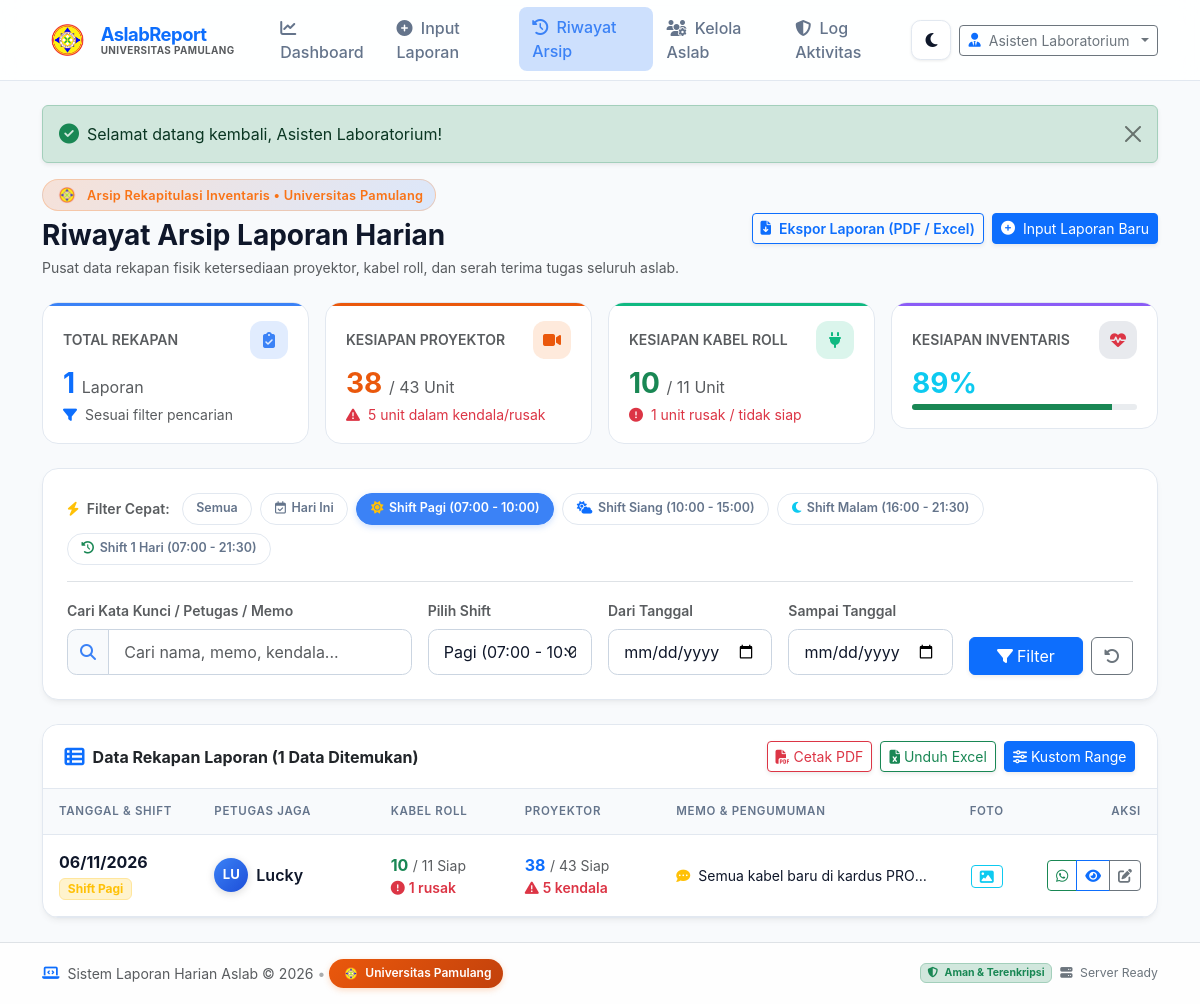
Page /riwayat.php?shift=Pagi (signed in) on the earlier database version.
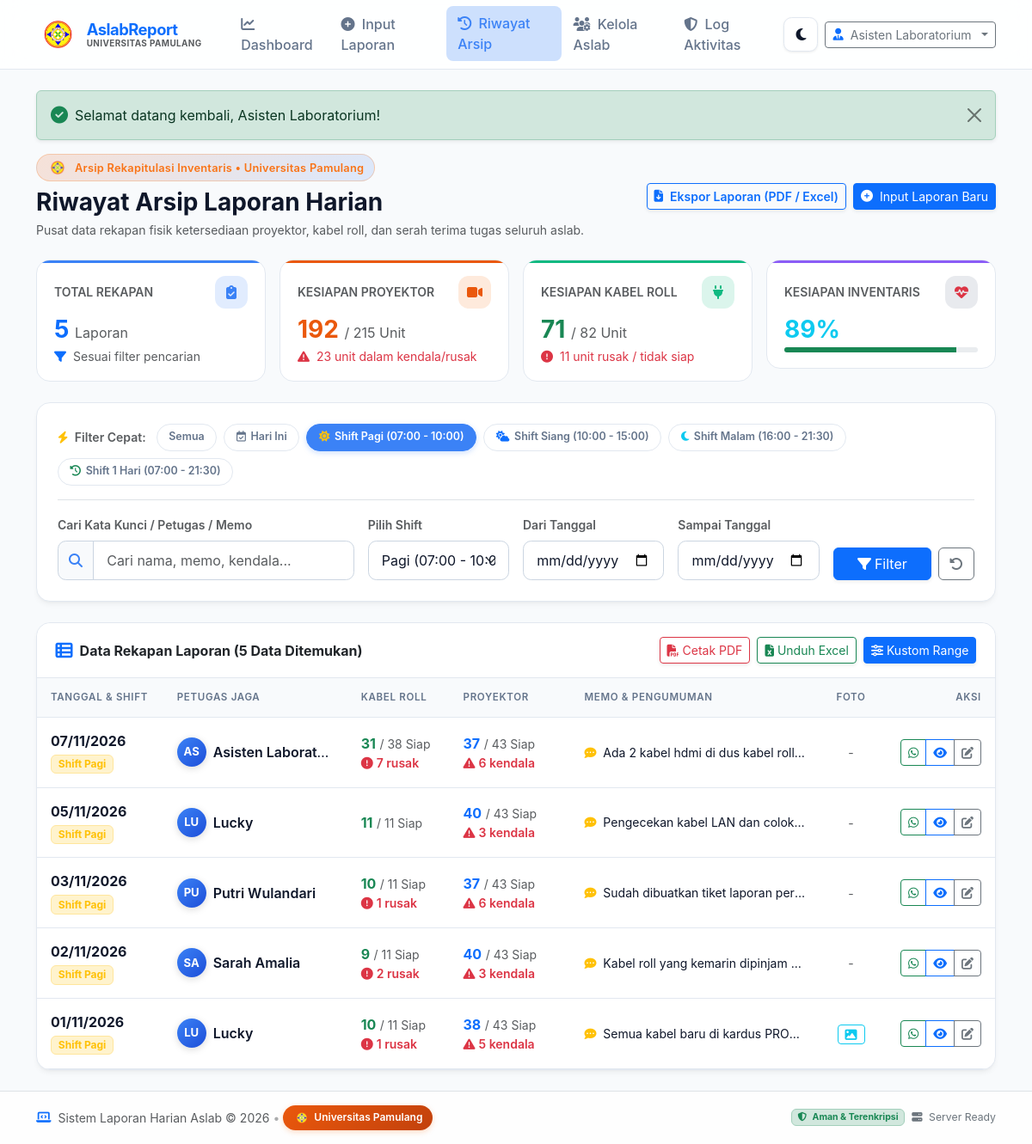
Same page on the later database version.
### tables this page shows
CREATE TABLE IF NOT EXISTS `laporan` (
  `id` INT AUTO_INCREMENT PRIMARY KEY,
  `user_id` INT NULL,
  `tanggal` DATE NOT NULL,
  `shift` VARCHAR(50) NOT NULL DEFAULT 'Pagi',
  `petugas_nama` VARCHAR(100) NOT NULL,

 
`kabel_roll_tersedia` INT NOT NULL DEFAULT 0,
`kabel_roll_rusak` INT NOT NULL DEFAULT 0,
`kabel_roll_catatan` VARCHAR(255) NULL,

 
`proyektor_tersedia` INT NOT NULL DEFAULT 0,
`proyektor_rusak` INT NOT NULL DEFAULT 0,
`proyektor_catatan` VARCHAR(255) NULL,

 
`catatan_umum` TEXT NULL,
  `foto_dokumentasi` VARCHAR(255) NULL,
  
  `created_at` DATETIME NOT NULL DEFAULT CURRENT_TIMESTAMP,
  `updated_at` DATETIME NOT NULL DEFAULT CURRENT_TIMESTAMP ON UPDATE CURRENT_TIMESTAMP,
  
  INDEX `idx_tanggal` (`tanggal`),
  INDEX `idx_shift` (`shift`),
  CONSTRAINT `fk_laporan_user` FOREIGN KEY (`user_id`) REFERENCES `users` (`id`) ON DELETE SET NULL ON UPDATE CASCADE
);

### config/security.php (called while the page is built, shortened)
<?php
function e($string) {
    return htmlspecialchars((string)$string, ENT_QUOTES | ENT_SUBSTITUTE, 'UTF-8');
}
function get_uploads_directory() {
    $outside_storage = __DIR__ . '/../../storage/uploads';
    $internal_storage = __DIR__ . '/../storage/uploads';
    if (is_dir($internal_storage)) {
        return realpath($internal_storage) ?: $internal_storage;
    }
    return realpath(__DIR__ . '/../uploads') ?: (__DIR__ . '/../uploads');
}
function photo_file_exists($filename) {
    $safe_name = basename($filename);
    $storage_dir = get_uploads_directory();
    if (is_file($storage_dir . DIRECTORY_SEPARATOR . $safe_name)) {
        return true;
    }
    return false;
}

### config/auth.php (called while the page is built, shortened)
<?php
require_once __DIR__ . '/security.php';
function is_logged_in() {
    return isset($_SESSION['user_id']) && !empty($_SESSION['user_id']);
}
function is_admin() {
    return is_logged_in() && (($_SESSION['role'] ?? '') === 'admin');
}
function current_user() {
    return [
        'id'           => $_SESSION['user_id'],
        'username'     => $_SESSION['username'] ?? '',
        'nama_lengkap' => $_SESSION['nama_lengkap'] ?? '',
        'role'         => $_SESSION['role'] ?? 'aslab'
    ];
}

### config/logger.php (called while the page is built, shortened)
<?php
require_once __DIR__ . '/auth.php';
function record_log($action, $description, $status = 'INFO', $override_user = null) {
    try {
        $user = current_user();
        return true;
    } catch (Exception $e) {
        error_log("Logging Error: " . $e->getMessage());
        return false;
    }
}

### riwayat.php (the view, shortened to what the rows shown need)
<?php
require_once __DIR__ . '/config/database.php';
require_once __DIR__ . '/config/security.php';
require_once __DIR__ . '/config/auth.php';
$shift          = trim($_GET['shift'] ?? '');
$sql = "SELECT * FROM `laporan` WHERE 1=1";
$params = [];
if (!empty($shift) && in_array($shift, ['Pagi', 'Siang', 'Sore', 'Malam', '1 Hari', 'Full Day'])) {
    $sql .= " AND `shift` = :shift";
    $params[':shift'] = $shift;
}
$sql .= " ORDER BY `tanggal` DESC, `id` DESC";
$stmt = $pdo->prepare($sql);
$stmt->execute($params);
$reports = $stmt->fetchAll();
require_once __DIR__ . '/includes/header.php';
?>
<div class="animate-fade-up">
    <div class="d-flex flex-column flex-lg-row align-items-lg-center justify-content-between gap-3 mb-4">
        <div>
            <h2 class="h3 fw-bold mb-1">
                Riwayat Arsip Laporan Harian
            </h2>
        </div>
    </div>
    <div class="card card-hover-lift">
        <div class="table-responsive">
            <table class="table table-hover align-middle mb-0">
                <thead>
                    <tr>
                        <th class="ps-3" style="width: 170px;">Tanggal & Shift</th>
                        <th style="width: 200px;">Petugas Jaga</th>
                        <th style="width: 160px;">Kabel Roll</th>
                        <th style="width: 170px;">Proyektor</th>
                        <th>Memo & Pengumuman</th>
                        <th class="text-center" style="width: 70px;">Foto</th>
                        <th class="text-end pe-3" style="width: 140px;">Aksi</th>
                    </tr>
                </thead>
                <tbody>
                    <?php if (count($reports) > 0): ?>
                        <?php foreach ($reports as $row): ?>
                            <?php
                                $tot_kabel = (int)$row['kabel_roll_tersedia'] + (int)$row['kabel_roll_rusak'];
                                $tot_proyektor = (int)$row['proyektor_tersedia'] + (int)$row['proyektor_rusak'];
                                $tgl_indo = date('d/m/Y', strtotime($row['tanggal']));
                                $wa_row = "*LAPORAN HARIAN ASISTEN LAB*\n";
                                $wa_row .= "Tanggal : " . $tgl_indo . " (" . $row['shift'] . ")\n";
                                $wa_row .= "Petugas : " . $row['petugas_nama'] . "\n\n";
                                $wa_row .= "*KABEL ROLL*\n• Tersedia : " . (int)$row['kabel_roll_tersedia'] . " unit\n• Rusak : " . (int)$row['kabel_roll_rusak'] . " unit\n• Total : " . $tot_kabel . " unit\n\n";
                                $wa_row .= "*PROYEKTOR*\n• Tersedia : " . (int)$row['proyektor_tersedia'] . " unit\n• Rusak : " . (int)$row['proyektor_rusak'] . " unit\n• Total : " . $tot_proyektor . " unit\n\n";
                                if (!empty($row['catatan_umum'])) {
                                    $wa_row .= "*MEMO:*\n• " . $row['catatan_umum'] . "\n\n";
                                }
                                $wa_row .= "_Sistem Informasi Inventaris & Laporan Harian Aslab_";
                                $shift_class = match($row['shift']) {
                                    'Pagi'  => 'bg-warning-subtle text-warning border-warning-subtle',
                                    'Siang' => 'bg-primary-subtle text-primary border-primary-subtle',
                                    'Sore'  => 'bg-info-subtle text-info border-info-subtle',
                                    'Malam' => 'bg-secondary-subtle text-secondary border-secondary-subtle',
                                    default => 'bg-body-tertiary text-body'
                                };
                            ?>
                            <tr>
                                <td class="ps-3">
                                    <div class="fw-bold text-main"><?= date('d/m/Y', strtotime($row['tanggal'])) ?></div>
                                    <span class="badge <?= $shift_class ?> border small mt-1">
                                        Shift <?= e($row['shift']) ?>
                                    </span>
                                </td>
                                <td>
                                    <div class="d-flex align-items-center gap-2">
                                        <div class="user-avatar-circle avatar-aslab" style="width: 34px; height: 34px; font-size: 0.82rem;">
                                            <?= strtoupper(substr($row['petugas_nama'], 0, 2)) ?>
                                        </div>
                                        <div class="text-truncate" style="max-width: 140px;">
                                            <span class="fw-semibold text-main"><?= e($row['petugas_nama']) ?></span>
                                        </div>
                                    </div>
                                </td>
                                <td>
                                    <div>
                                        <span class="text-success fw-bold"><?= (int)$row['kabel_roll_tersedia'] ?></span>
                                        <span class="text-muted small">/ <?= $tot_kabel ?> Siap</span>
                                    </div>
                                    <?php if ((int)$row['kabel_roll_rusak'] > 0): ?>
                                        <div class="text-danger small fw-semibold">
                                            <i class="fa-solid fa-circle-exclamation me-1"></i><?= (int)$row['kabel_roll_rusak'] ?> rusak
                                        </div>
                                    <?php endif; ?>
                                </td>
                                <td>
                                    <div>
                                        <span class="text-primary fw-bold"><?= (int)$row['proyektor_tersedia'] ?></span>
                                        <span class="text-muted small">/ <?= $tot_proyektor ?> Siap</span>
                                    </div>
                                    <?php if ((int)$row['proyektor_rusak'] > 0): ?>
                                        <div class="text-danger small fw-semibold">
                                            <i class="fa-solid fa-triangle-exclamation me-1"></i><?= (int)$row['proyektor_rusak'] ?> kendala
                                        </div>
                                    <?php endif; ?>
                                </td>
                                <td>
                                    <?php if (!empty($row['catatan_umum'])): ?>
                                        <div class="small text-truncate" style="max-width: 260px;" title="<?= e($row['catatan_umum']) ?>">
                                            <i class="fa-solid fa-comment-dots text-warning me-1"></i>
                                            <?= e($row['catatan_umum']) ?>
                                        </div>
                                    <?php else: ?>
                                        <span class="text-muted small fst-italic">-</span>
                                    <?php endif; ?>
                                </td>
                                <td class="text-center">
                                    <?php if (!empty($row['foto_dokumentasi']) && photo_file_exists($row['foto_dokumentasi'])): ?>
                                        <a href="lihat-foto.php?file=<?= urlencode($row['foto_dokumentasi']) ?>" target="_blank" class="btn btn-sm btn-outline-info py-0 px-2" title="Lihat Foto Dokumentasi">
                                            <i class="fa-solid fa-image"></i>
                                        </a>
                                    <?php else: ?>
                                        <span class="text-muted small">-</span>
                                    <?php endif; ?>
                                </td>
                                <td class="text-end pe-3">
                                    <div class="btn-group btn-group-sm">
                                        <button type="button" class="btn btn-outline-success" title="Salin Pesan WhatsApp" onclick="copyToWhatsApp(<?= htmlspecialchars(json_encode($wa_row), ENT_QUOTES, 'UTF-8') ?>, this)">
                                            <i class="fa-brands fa-whatsapp"></i>
                                        </button>
                                        <a href="detail.php?id=<?= (int)$row['id'] ?>" class="btn btn-outline-primary" title="Lihat Detail">
                                            <i class="fa-solid fa-eye"></i>
                                        </a>
                                        <?php if (is_admin() || empty($row['user_id']) || ((int)$row['user_id'] === (int)$user['id'])): ?>
                                            <a href="edit-laporan.php?id=<?= (int)$row['id'] ?>" class="btn btn-outline-secondary" title="Edit">
                                                <i class="fa-solid fa-pen-to-square"></i>
                                            </a>
                                        <?php endif; ?>
                                    </div>
                                </td>
                            </tr>
                        <?php endforeach; ?>
                    <?php endif; ?>
                </tbody>
            </table>
        </div>
    </div>
</div>
<?php require_once __DIR__ . '/includes/footer.php'; ?>

### includes/header.php (shortened to what the rows shown need)
<?php
require_once __DIR__ . '/../config/security.php';
require_once __DIR__ . '/../config/auth.php';
require_once __DIR__ . '/../config/logger.php';
$user = current_user();
?>
<!DOCTYPE html>
<html lang="id">
<head>
    <link rel="stylesheet" href="assets/vendor/bootstrap/css/bootstrap.min.css">
    <link rel="stylesheet" href="assets/vendor/fontawesome/css/all.min.css">
    <link rel="stylesheet" href="assets/css/theme.css">
    <link rel="stylesheet" href="assets/css/animations.css">
    <link rel="stylesheet" href="assets/css/components.css">
    <link rel="stylesheet" href="assets/css/forms.css">
    <link rel="stylesheet" href="assets/css/style.css">
</head>
<body>
    <nav class="navbar navbar-expand-lg sticky-top">
        <div class="container">
            <div class="collapse navbar-collapse" id="navbarContent">
                <div class="d-flex align-items-center gap-2">
                    <?php if ($user): ?>
                        <div class="dropdown">
                            <button class="btn btn-outline-secondary dropdown-toggle btn-sm d-flex align-items-center gap-2" type="button" data-bs-toggle="dropdown" aria-expanded="false">
                                <i class="fa-solid fa-user-tie text-primary"></i>
                                <span><?= e($user['nama_lengkap']) ?></span>
                            </button>
                        </div>
                    <?php else: ?>
                        <a href="login.php" class="btn btn-primary btn-sm">
                            <i class="fa-solid fa-right-to-bracket me-1"></i> Login Aslab
                        </a>
                    <?php endif; ?>
                </div>
            </div>
        </div>
    </nav>
    <main class="container py-4 flex-grow-1 animate-fade-in">

Differences in the rows shown:
added laporan: petugas_nama "Asisten Laboratorium", tanggal "07/11/2026", shift "Pagi", petugas_nama "AS", petugas_nama "Asisten Laborat…", kabel_roll_tersedia "31", tot_kabel "38", kabel_roll_rusak "7", proyektor_tersedia "37", tot_proyektor "43", proyektor_rusak "6", catatan_umum "Ada 2 kabel hdmi di dus kabel roll…"
added laporan: tanggal "05/11/2026", shift "Pagi", petugas_nama "LU", petugas_nama "Lucky", kabel_roll_tersedia "11", proyektor_tersedia "40", tot_proyektor "43", proyektor_rusak "3", catatan_umum "Pengecekan kabel LAN dan colok…"
added laporan: tanggal "03/11/2026", shift "Pagi", petugas_nama "PU", petugas_nama "Putri Wulandari", kabel_roll_tersedia "10", tot_kabel "11", kabel_roll_rusak "1", proyektor_tersedia "37", tot_proyektor "43", proyektor_rusak "6", catatan_umum "Sudah dibuatkan tiket laporan per…"
added laporan: tanggal "02/11/2026", shift "Pagi", petugas_nama "SA", petugas_nama "Sarah Amalia", kabel_roll_tersedia "9", tot_kabel "11", kabel_roll_rusak "2", proyektor_tersedia "40", tot_proyektor "43", proyektor_rusak "3", catatan_umum "Kabel roll yang kemarin dipinjam…"
changed laporan "Semua kabel baru di kardus PRO…": tanggal "06/11/2026" → "01/11/2026"
Other differences:
$total_arsip: "1" → "5"
$total_proyektor_siap: "38" → "192"
$total_proyektor_siap + $total_proyektor_rusak: "43" → "215"
$total_proyektor_rusak: "5" → "23"
$total_kabel_siap: "10" → "71"
$total_kabel_siap + $total_kabel_rusak: "11" → "82"
$total_kabel_rusak: "1" → "11"
count($reports): "1" → "5"
$user['nama_lengkap']: "Asisten Laboratorium" → (not shown)
